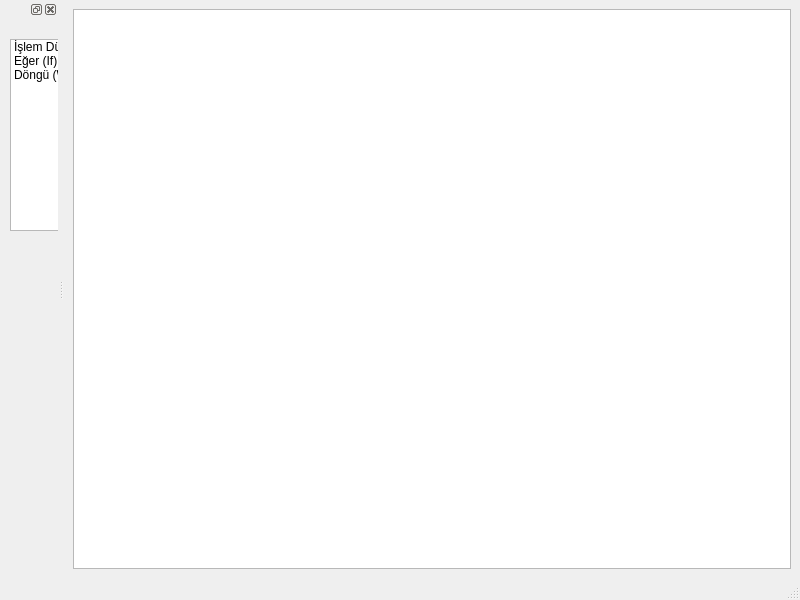
<?xml version="1.0" encoding="UTF-8"?>
<ui version="4.0">
 <class>MainWindow</class>
 <widget class="QMainWindow" name="MainWindow">
  <property name="geometry">
   <rect>
    <x>0</x>
    <y>0</y>
    <width>800</width>
    <height>600</height>
   </rect>
  </property>
  <property name="windowTitle">
   <string>MainWindow</string>
  </property>
  <widget class="QWidget" name="centralwidget">
   <layout class="QGridLayout" name="gridLayout">
    <item row="0" column="0">
     <widget class="QGraphicsView" name="graphicsView"/>
    </item>
   </layout>
  </widget>
  <widget class="QMenuBar" name="menubar">
   <property name="geometry">
    <rect>
     <x>0</x>
     <y>0</y>
     <width>800</width>
     <height>25</height>
    </rect>
   </property>
  </widget>
  <widget class="QStatusBar" name="statusbar"/>
  <widget class="QDockWidget" name="dockWidget">
   <attribute name="dockWidgetArea">
    <number>1</number>
   </attribute>
   <widget class="QWidget" name="dockWidgetContents">
    <widget class="QListWidget" name="listWidget">
     <property name="geometry">
      <rect>
       <x>10</x>
       <y>20</y>
       <width>161</width>
       <height>192</height>
      </rect>
     </property>
     <property name="dragEnabled">
      <bool>true</bool>
     </property>
     <property name="dragDropMode">
      <enum>QAbstractItemView::DragDropMode::DragOnly</enum>
     </property>
     <item>
      <property name="text">
       <string>İşlem Düğümü</string>
      </property>
     </item>
     <item>
      <property name="text">
       <string>Eğer (If) Düğümü</string>
      </property>
     </item>
     <item>
      <property name="text">
       <string>Döngü (While) Düğümü</string>
      </property>
     </item>
    </widget>
   </widget>
  </widget>
 </widget>
 <resources/>
 <connections/>
</ui>
